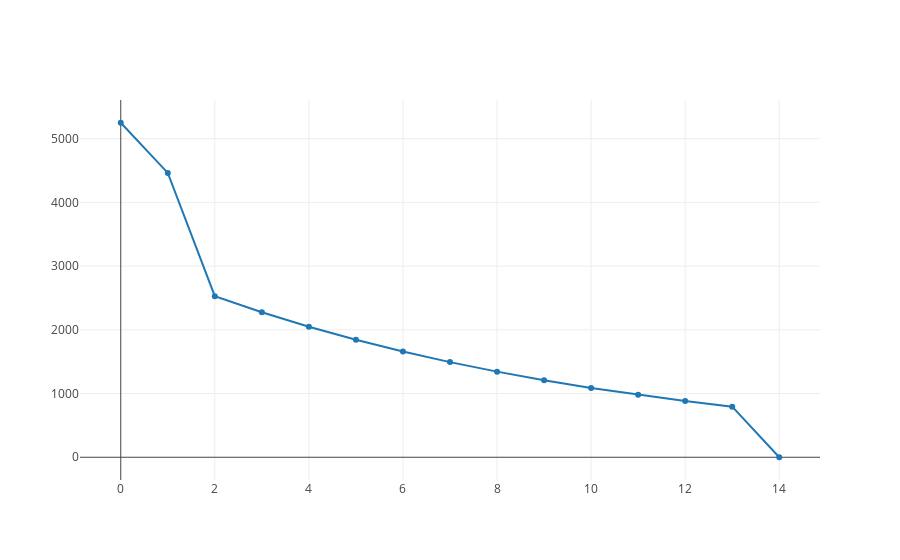

Notebook code for this chart:
### Code cell
py.iplot([{'y':yearly_depreciation_cost}], config=config)

### Figure 1 — Plotly figure (JSON) as saved in the notebook; plotly's stock layout.template omitted (floating-point values rounded to 4 significant figures)
{"data": [{"type": "scatter", "uid": "639b51e4-a9b4-11e8-bb97-0800279fead2", "y": [5250, 4462.0, 2529.0, 2276.0, 2048.0, 1843.0, 1659.0, 1493.0, 1344.0, 1209.0, 1089.0, 979.7, 881.7, 793.5, 0]}], "layout": {}}
